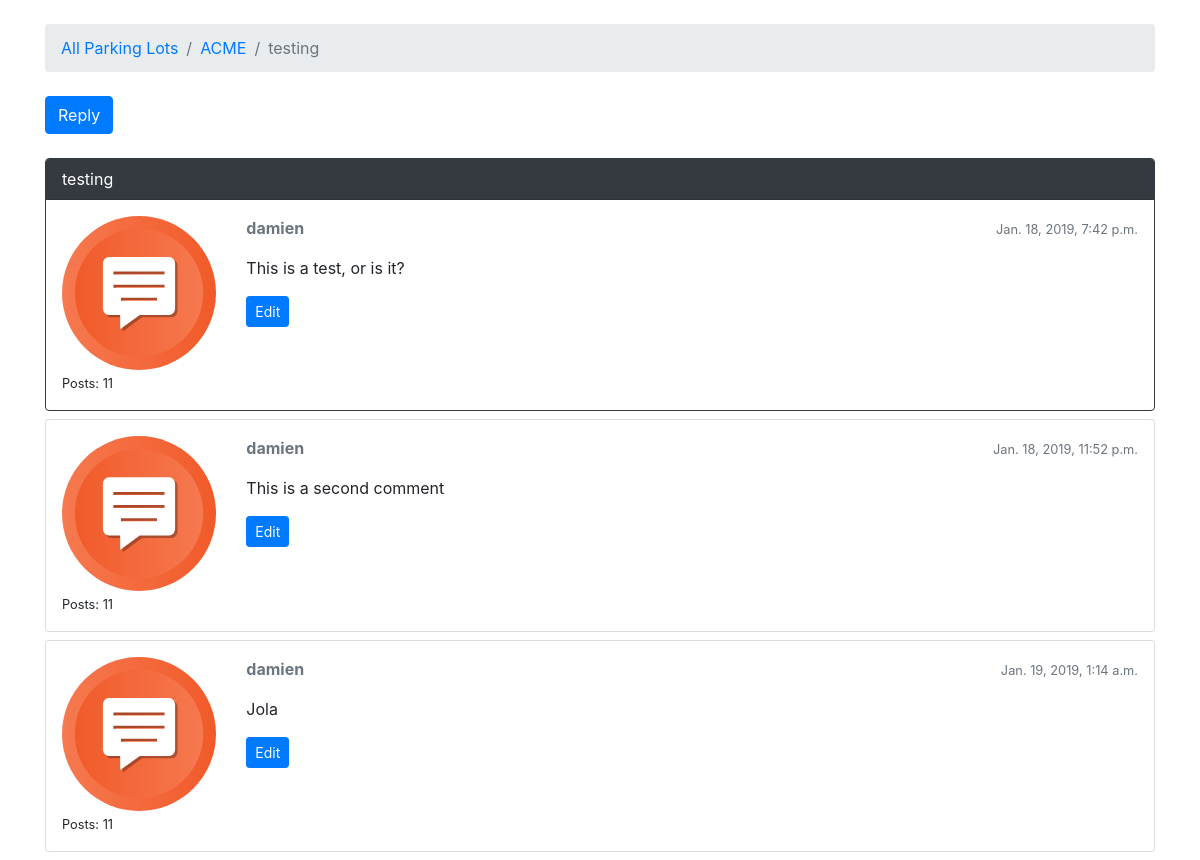
/lots/acme/questions/1/, run on the app's committed database.
### lot/models.py (models this page shows, shortened)
class Question(models.Model):
    subject = models.CharField(max_length=255)
    last_updated = models.DateTimeField(auto_now_add=True)
    lot = models.ForeignKey(Lot, related_name='questions',
                            on_delete=models.CASCADE)
    starter = models.ForeignKey(User, related_name='questions',
                                on_delete=models.CASCADE)
    views = models.PositiveIntegerField(default=0)

class Lot(models.Model):
    group_name = models.CharField(max_length=30, unique=True)
    description = models.CharField(max_length=100)
    location = models.CharField(max_length=100)
    slug = models.SlugField(unique=True)

class Post(models.Model):
    message = models.TextField(max_length=4000)
    question = models.ForeignKey(Question, related_name='posts',
                                 on_delete=models.CASCADE)
    created_at = models.DateTimeField(auto_now_add=True)
    updated_at = models.DateTimeField(null=True)
    created_by = models.ForeignKey(User, related_name='posts',
                                   on_delete=models.CASCADE)
    updated_by = models.ForeignKey(User, null=True, related_name='+',
                                   on_delete=models.CASCADE)
    def get_message_as_markdown(self):
        return mark_safe(markdown(self.message, safe_mode='escape'))

### lot/views.py (the view)
class PostListView(ListView):
    model = Post
    context_object_name = 'posts'
    template_name = 'comments_on_question.html'
    def get_context_data(self, **kwargs):
        self.question.views += 1
        self.question.save()
        kwargs['question'] = self.question
        return super().get_context_data(**kwargs)
    def get_queryset(self):
        self.question = get_object_or_404(Question,
                                          lot__slug=self.kwargs.get('lot_id'),
                                          pk=self.kwargs.get('question_pk'))
        queryset = self.question.posts.order_by('created_at')
        return queryset

### templates/comments_on_question.html (shortened to what this page needs)
{% extends 'base.html' %}
{% load static %}
{% block breadcrumb %}
  <li class="breadcrumb-item"><a href="{% url 'list_lots' %}">All Parking Lots</a></li>
  <li class="breadcrumb-item"><a href="{% url 'list_questions' question.lot.slug %}">{{ question.lot.group_name }}</a></li>
  <li class="breadcrumb-item active">{{ question.subject }}</li>
{% endblock %}
{% block content %}
  <div class='mb-4'>
      <a href="{% url 'post_comment' question.lot.slug question.pk %}" class="btn btn-primary" role="button">Reply</a>
  </div>
  {% for post in question.posts.all %}
  <div class="card mb-2 {% if forloop.first %}border-dark{% endif %} ">
    {% if forloop.first %}
      <div class="card-header text-white bg-dark py-2 px-3">
        {{question.subject}}
      </div>
    {% endif %}
      <div class="card-body p-3">
        <div class="row">
          <div class="col-2">
            <img src="{% static 'img/comment_icon.svg' %}" alt="{{post.created_by.username}}" class="w-100">
            <small>Posts: {{ post.created_by.posts.count }}</small>
          </div>
          <div class="col-10">
            <div class="row mb-3">
              <div class="col-6">
                <strong class="text-muted">{{ post.created_by.username}} </strong>
              </div>
              <div class="col-6 text-right">
                <small class="text-muted">{{ post.created_at }}</small>
              </div>
            </div>
            {{ post.get_message_as_markdown }}
            <div class="mt-3">
                <a href="{% url 'edit_comment' post.question.lot.slug post.question.pk post.pk %}"
                    class="btn btn-primary btn-sm" role="button">Edit</a>
            </div>
          </div>
        </div>
      </div>
  </div>
{% endfor %}
{% endblock %}

### data on the page
Question: lot.group_name "ACME", subject "testing"
Post: created_by.posts.count "11", created_by.username "damien", created_at "Jan. 18, 2019, 7:42 p.m.", get_message_as_markdown "This is a test, or is it?"
Post: created_by.posts.count "11", created_by.username "damien", created_at "Jan. 18, 2019, 11:52 p.m.", get_message_as_markdown "This is a second comment"
Post: created_by.posts.count "11", created_by.username "damien", created_at "Jan. 19, 2019, 1:14 a.m.", get_message_as_markdown "Jola"
